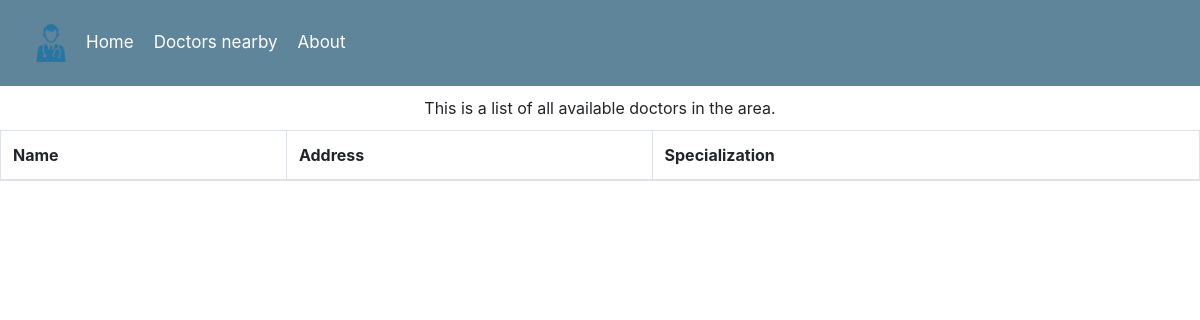
The app's page /phonebook, older data.
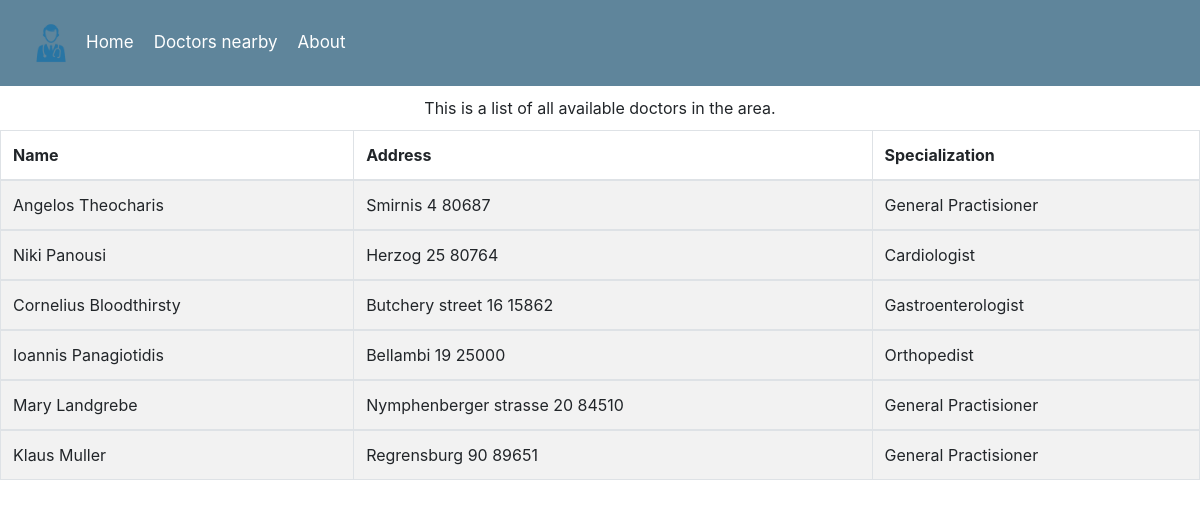
The same page, newer data.
### tables this page shows
CREATE TABLE docs (
            doc_id INTEGER PRIMARY KEY AUTOINCREMENT, 
            full_name TEXT NOT NULL,
            address TEXT NOT NULL,
            specialization TEXT NOT NULL,
            user_id INTEGER UNIQUE NOT NULL,
            FOREIGN KEY(user_id) REFERENCES user(user_id)
            );

### app.py (the view)
@app.route("/phonebook")
def show_docs():
    logged_in = False
    if session.get("username") is not None:  # user is still logged in
        logged_in = True
    return render_template(
        "doctors_phonebook.html",
        doctors_list=get_doctors(),
        users_list=get_users(),
        logged_in=logged_in,
        username=session.get("username"),
    )

### db_utils.py (called while the page is built)
def get_data_from_db(db_name, db_table):
    con = sqlite3.connect(f"{PROJECT_PATH}\\{db_name}")
    cur = con.cursor()
    res = cur.execute(f"SELECT * FROM {db_table}")
    return res

def convert_tuples_dict(res) -> list:
    list_dict = []
    try:
        dict_keys = [item[0] for item in res.description]
        list_tuples = res.fetchall()
        num_cols = list_tuples[0].__len__()
        for i, item in enumerate(list_tuples):
            temp_dict = {}
            for j in range(num_cols):
                temp_dict[dict_keys[j]] = item[j]
            list_dict.append(temp_dict)
    except:
        print(
            "Issue with covnerting data in database into list - most likely the database is empty"
        )
    return list_dict

def get_users() -> list:
    return convert_tuples_dict(
        get_data_from_db(db_users.database_name, db_users.database_tables)
    )

def get_doctors() -> list:
    return convert_tuples_dict(
        get_data_from_db(db_users.database_name, db_doctors.database_tables)
    )

### templates/doctors_phonebook.html
{% extends "layout.html" %}
{% block body %}
<div>
    This is a list of all available doctors in the area.
</div>
<table id="doc_table" class="table table-striped table-bordered" style="width:100%">
    <thead>
        <tr>
            <th>Name</th>
            <th>Address</th>
            <th>Specialization</th>
        </tr>
    </thead>
    {% for doctor in doctors_list %}
    <tbody>
        <tr>
            {% for column in ["full_name", "address", "specialization" ]%}
            <td>{{doctor[column]}}</td>
            {% endfor %}
    </tbody>
    {% endfor %}
</table>
{% endblock %}

### templates/layout.html (shortened to what this page needs)
<!DOCTYPE html>
<html lang="en">
<head>
    <link rel="stylesheet" href="https://cdnjs.cloudflare.com/ajax/libs/twitter-bootstrap/4.5.2/css/bootstrap.css">
    <link rel="stylesheet" href="https://cdn.datatables.net/2.1.2/css/dataTables.bootstrap4.css">
    <link rel="stylesheet" href="{{ url_for('static', filename='mucdocs.css') }}">
</head>
<body>
    <div class="navbar">
        <div class="navbar_fixed">
            <img class="navbar_items" src="{{ url_for('static', filename='images/logo.png') }}" width="50px"
                style="padding: 0px 0px;">
            <div class=navbar_items><a href="home">Home</a></div>
            <div class=navbar_items><a href="phonebook">Doctors nearby</a></div>
            <div class=navbar_items><a href="about">About</a></div>
        </div>
        <div>
        </div>
        <div class="navbar_login">
            <div class=navbar_items id="logged_credentials"></div>
        </div>
    </div>
    {% block body %}
    {% endblock %}
</body>
</html>

### static/mucdocs.css (style rules this page uses)
.navbar { display: flex; background-color: #5f859b; }
.navbar_items { color: rgb(251, 252, 252); font-size: 17px; padding: 10px 10px; }
.navbar_items a { color: white; }
.navbar_fixed { display: flex; text-align: left; align-items: center; }
.navbar_login { display: flex; margin-left: auto; align-items: center; }
div { text-align: center; padding: 10px; }

Row changes from the older to the newer data that the page shows:
added docs: full_name "Angelos Theocharis" "Smirnis 4 80687" "General Practisioner"
added docs: full_name "Niki Panousi" "Herzog 25 80764" "Cardiologist"
added docs: full_name "Cornelius Bloodthirsty" "Butchery street 16 15862" "Gastroenterologist"
added docs: full_name "Ioannis Panagiotidis" "Bellambi 19 25000" "Orthopedist"
added docs: full_name "Mary Landgrebe" "Nymphenberger strasse 20 84510" "General Practisioner"
added docs: full_name "Klaus Muller" "Regrensburg 90 89651" "General Practisioner"
